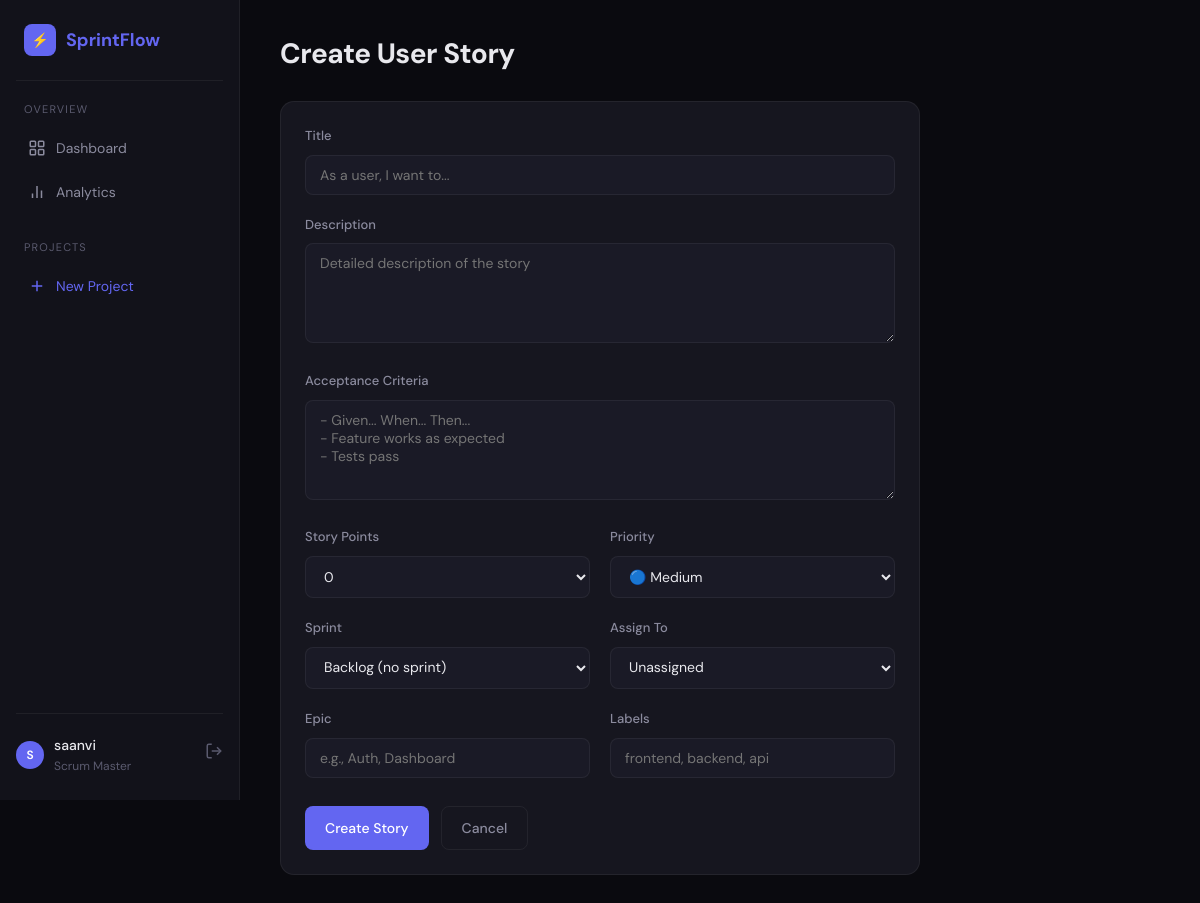
/project/1/story/new (signed in), run on the app's committed database.
### app.py (models this page shows, shortened)
class User(UserMixin, db.Model):
    __tablename__ = 'users'
    id = db.Column(db.Integer, primary_key=True)
    username = db.Column(db.String(80), unique=True, nullable=False)
    email = db.Column(db.String(120), unique=True, nullable=False)
    password_hash = db.Column(db.String(256), nullable=False)
    role = db.Column(db.String(20), default='developer')  # scrum_master, product_owner, developer
    avatar_color = db.Column(db.String(7), default='#6366f1')
    created_at = db.Column(db.DateTime, default=datetime.utcnow)

### app.py (the view, shortened to what this page needs)
@app.route('/project/<int:project_id>/story/new', methods=['GET', 'POST'])
@login_required
def new_story(project_id):
    project = Project.query.get_or_404(project_id)
    sprints = Sprint.query.filter_by(project_id=project_id).filter(Sprint.status != 'completed').all()
    team = User.query.all()
    return render_template('new_story.html', project=project, sprints=sprints, team=team)

### app.py (called while the page is built)
@login_manager.user_loader
def load_user(user_id):
    return User.query.get(int(user_id))

### templates/new_story.html (shortened to what this page needs)
{% extends "base.html" %}
{% block content %}
<div style="max-width: 640px;">
    <h1 class="page-title" style="margin-bottom: 24px;">Create User Story</h1>
    <form method="POST" class="card">
        <div class="form-group">
            <label class="form-label">Title</label>
            <input type="text" name="title" class="form-input" required placeholder="As a user, I want to...">
        </div>
        <div class="form-group">
            <label class="form-label">Description</label>
            <textarea name="description" class="form-textarea" placeholder="Detailed description of the story"></textarea>
        </div>
        <div class="form-group">
            <label class="form-label">Acceptance Criteria</label>
            <textarea name="acceptance_criteria" class="form-textarea" placeholder="- Given... When... Then...&#10;- Feature works as expected&#10;- Tests pass"></textarea>
        </div>
        <div class="grid-2">
            <div class="form-group">
                <label class="form-label">Story Points</label>
                <select name="story_points" class="form-select">
                    {% for p in [0,1,2,3,5,8,13,21] %}
                    <option value="{{ p }}">{{ p }}</option>
                    {% endfor %}
                </select>
            </div>
            <div class="form-group">
                <label class="form-label">Priority</label>
                <select name="priority" class="form-select">
                    <option value="medium" selected>🔵 Medium</option>
                </select>
            </div>
        </div>
        <div class="grid-2">
            <div class="form-group">
                <label class="form-label">Sprint</label>
                <select name="sprint_id" class="form-select">
                    <option value="">Backlog (no sprint)</option>
                </select>
            </div>
            <div class="form-group">
                <label class="form-label">Assign To</label>
                <select name="assigned_to" class="form-select">
                    <option value="">Unassigned</option>
                </select>
            </div>
        </div>
        <div class="grid-2">
            <div class="form-group">
                <label class="form-label">Epic</label>
                <input type="text" name="epic" class="form-input" placeholder="e.g., Auth, Dashboard">
            </div>
            <div class="form-group">
                <label class="form-label">Labels</label>
                <input type="text" name="labels" class="form-input" placeholder="frontend, backend, api">
            </div>
        </div>
        <div style="display: flex; gap: 12px; margin-top: 8px;">
            <button type="submit" class="btn btn-primary">Create Story</button>
            <a href="{{ url_for('project_board', project_id=project.id) }}" class="btn btn-secondary">Cancel</a>
        </div>
    </form>
</div>
{% endblock %}

### templates/base.html (shortened to what this page needs)
<!DOCTYPE html>
<html lang="en">
<head>
</head>
<body>
    <div class="app-container">
        <nav class="sidebar">
            <div class="sidebar-logo">
                <span>⚡</span>
                SprintFlow
            </div>
            <div class="nav-section">
                <div class="nav-section-title">Overview</div>
                <a href="{{ url_for('dashboard') }}" class="nav-link {% if request.endpoint == 'dashboard' %}active{% endif %}">
                    <svg viewBox="0 0 24 24" fill="none" stroke="currentColor" stroke-width="2"><rect x="3" y="3" width="7" height="7" rx="1"/><rect x="14" y="3" width="7" height="7" rx="1"/><rect x="14" y="14" width="7" height="7" rx="1"/><rect x="3" y="14" width="7" height="7" rx="1"/></svg>
                    Dashboard
                </a>
                <a href="{{ url_for('analytics') }}" class="nav-link {% if request.endpoint == 'analytics' %}active{% endif %}">
                    <svg viewBox="0 0 24 24" fill="none" stroke="currentColor" stroke-width="2"><path d="M18 20V10M12 20V4M6 20v-6"/></svg>
                    Analytics
                </a>
            </div>
            <div class="nav-section">
                <div class="nav-section-title">Projects</div>
                <a href="{{ url_for('new_project') }}" class="nav-link" style="color: var(--accent);">
                    <svg viewBox="0 0 24 24" fill="none" stroke="currentColor" stroke-width="2"><line x1="12" y1="5" x2="12" y2="19"/><line x1="5" y1="12" x2="19" y2="12"/></svg>
                    New Project
                </a>
            </div>
            {% if current_user.is_authenticated %}
            <div class="sidebar-user">
                <div class="avatar" style="background: {{ current_user.avatar_color }}">
                    {{ current_user.username[0]|upper }}
                </div>
                <div class="sidebar-user-info">
                    <div class="sidebar-user-name">{{ current_user.username }}</div>
                    <div class="sidebar-user-role">{{ current_user.role|replace('_', ' ') }}</div>
                </div>
                <a href="{{ url_for('logout') }}" style="color: var(--text-muted);">
                    <svg width="18" height="18" viewBox="0 0 24 24" fill="none" stroke="currentColor" stroke-width="2"><path d="M9 21H5a2 2 0 01-2-2V5a2 2 0 012-2h4"/><polyline points="16 17 21 12 16 7"/><line x1="21" y1="12" x2="9" y2="12"/></svg>
                </a>
            </div>
            {% endif %}
        </nav>
        <main class="main-content">
            {% block content %}{% endblock %}
        </main>
    </div>
</body>
</html>

### templates/base.html (style rules this page uses)
:root { --bg-primary: #0a0a0f; --bg-secondary: #12121a; --bg-tertiary: #1a1a26; --bg-card: #16161f; --text-primary: #e8e8ed; --text-secondary: #8b8b9e; --text-muted: #5a5a6e; --accent: #6366f1; --accent-hover: #818cf8; --accent-dim: rgba(99, 102, 241, 0.15); --success: #10b981; --warning: #f59e0b; --danger: #ef4444; --critical: #ec4899; --border: rgba(255, 255, 255, 0.06); --border-hover: rgba(255, 255, 255, 0.12); --radius: 10px; --radius-lg: 14px; --font-sans: 'DM Sans', -apple-system, sans-serif; --font-mono: 'JetBrains Mono', monospace; --shadow: 0 4px 24px rgba(0, 0, 0, 0.3); }
* { margin: 0; padding: 0; box-sizing: border-box; }
body { font-family: var(--font-sans); background: var(--bg-primary); color: var(--text-primary); line-height: 1.6; min-height: 100vh; }
.app-container { display: flex; min-height: 100vh; }
.sidebar { width: 240px; background: var(--bg-secondary); border-right: 1px solid var(--border); padding: 24px 16px; position: fixed; top: 0; left: 0; height: 100vh; display: flex; flex-direction: column; z-index: 100; }
.sidebar-logo { font-size: 18px; font-weight: 700; color: var(--accent); padding: 0 8px 24px; border-bottom: 1px solid var(--border); margin-bottom: 20px; display: flex; align-items: center; gap: 10px; }
.sidebar-logo span { background: var(--accent); color: white; width: 32px; height: 32px; border-radius: 8px; display: flex; align-items: center; justify-content: center; font-size: 14px; }
.nav-section { margin-bottom: 24px; }
.nav-section-title { font-size: 11px; text-transform: uppercase; letter-spacing: 1.2px; color: var(--text-muted); padding: 0 8px; margin-bottom: 8px; }
.nav-link { display: flex; align-items: center; gap: 10px; padding: 10px 12px; color: var(--text-secondary); text-decoration: none; border-radius: 8px; font-size: 14px; transition: all 0.15s; margin-bottom: 2px; }
.nav-link svg { width: 18px; height: 18px; flex-shrink: 0; }
.main-content { margin-left: 240px; flex: 1; padding: 32px 40px; max-width: calc(100vw - 240px); }
.page-title { font-size: 28px; font-weight: 700; letter-spacing: -0.5px; }
.card { background: var(--bg-card); border: 1px solid var(--border); border-radius: var(--radius-lg); padding: 24px; }
.btn { display: inline-flex; align-items: center; gap: 8px; padding: 10px 20px; border-radius: 8px; font-size: 14px; font-weight: 500; font-family: var(--font-sans); cursor: pointer; transition: all 0.15s; text-decoration: none; border: none; }
.btn-primary { background: var(--accent); color: white; }
.btn-secondary { background: transparent; color: var(--text-secondary); border: 1px solid var(--border); }
.form-group { margin-bottom: 20px; }
.form-label { display: block; font-size: 13px; font-weight: 500; color: var(--text-secondary); margin-bottom: 8px; }
.form-input, .form-select, .form-textarea { width: 100%; padding: 10px 14px; background: var(--bg-tertiary); border: 1px solid var(--border); border-radius: 8px; color: var(--text-primary); font-family: var(--font-sans); font-size: 14px; transition: border-color 0.15s; }
.form-textarea { min-height: 100px; resize: vertical; }
.avatar { width: 28px; height: 28px; border-radius: 50%; display: flex; align-items: center; justify-content: center; font-size: 12px; font-weight: 600; color: white; flex-shrink: 0; }
.grid-2 { display: grid; grid-template-columns: 1fr 1fr; gap: 20px; }
.sidebar-user { margin-top: auto; padding-top: 20px; border-top: 1px solid var(--border); display: flex; align-items: center; gap: 10px; }
.sidebar-user-info { flex: 1; }
.sidebar-user-name { font-size: 14px; font-weight: 500; }
.sidebar-user-role { font-size: 12px; color: var(--text-muted); text-transform: capitalize; }

### data on the page
User: username "S", username "saanvi", role "Scrum Master"

### other printed values
form field story_points "0"
